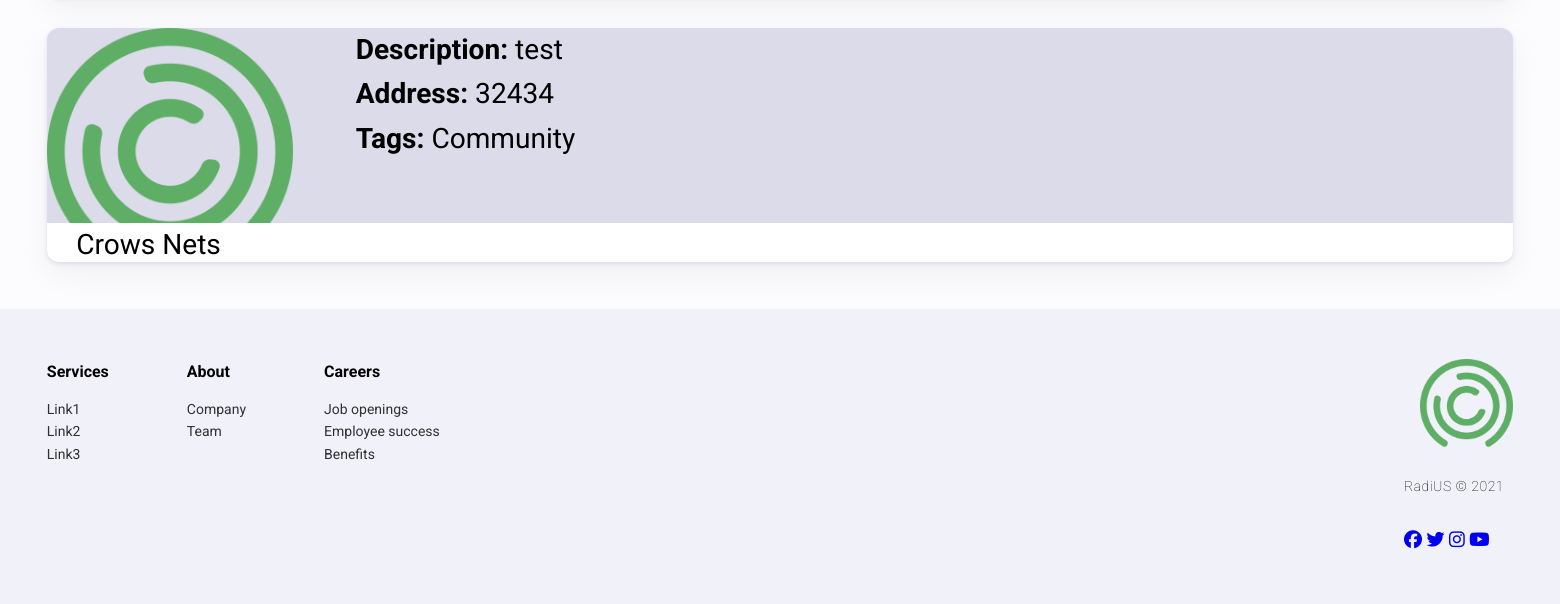
Before: /history (lower part) with the older database file.
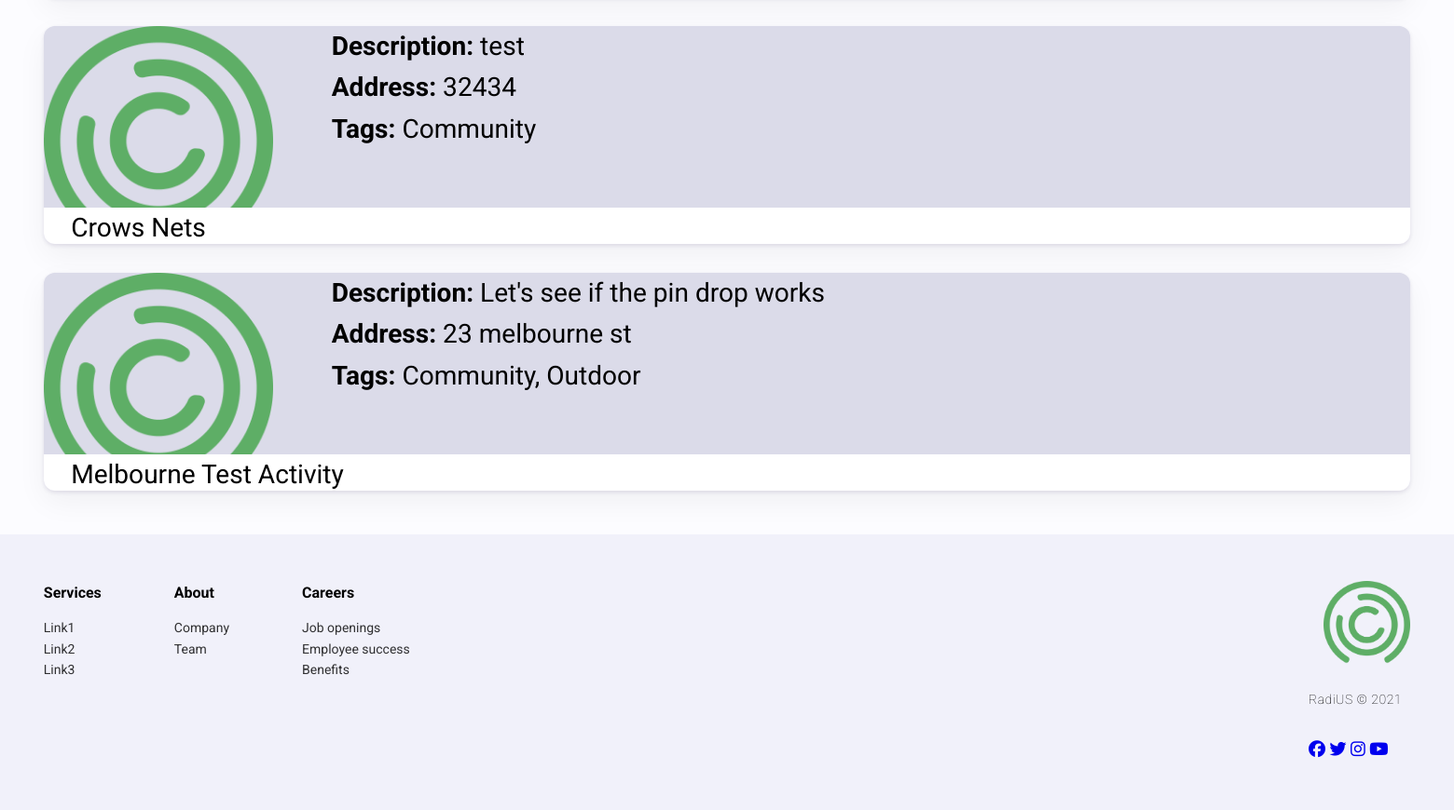
After: the same page with the newer database file.
### radius/models.py (models this page shows, shortened)
class Activity(models.Model):
    name = models.CharField(max_length=200, help_text='Activity Name')
    description = models.TextField(help_text='Activity Description')
    address = models.CharField(max_length=200, help_text='Activity Address')
    tags = models.ManyToManyField(ActivityTags, help_text='Select Tags')
    id = models.UUIDField(primary_key=True, default=uuid.uuid4,
                          help_text='Activity Key')
    datetime = models.DateTimeField(default=datetime.datetime.now())
    longitude = models.FloatField(default=151.7420)
    latitude = models.FloatField(default=-33.871846)
    image = models.ImageField(upload_to='images/', default='noimage.jpg')

class ActivityTags(models.Model):
    name = models.CharField(max_length=200, help_text='Enter a Tag (e.g. Community')
    def __str__(self):
        return self.name

### radius/views.py (the view)
# urls.py: path('history', views.history),
def history(request):
    activities = Activity.objects.all()
    return render(request, 'history.html', {'activities' :activities})

### radius/templates/history.html (shortened to what this page needs)
{% extends 'base.html' %}
{% load static %}
{% block content %}
<main>
{% include 'partials/activitycard-ext.html' %}
</main>
{% include 'partials/footer.html' %}
{% endblock %}

### radius/templates/partials/activitycard-ext.html
{% load static %}
{% if activities %}
        <div class="fav_activityList">
                {% for activity in activities %}
                        <div class="fav_activity_container">
                                <div class="fav_img"><img src="static/img/logo_icon.png" alt="{{ activity.name }}"></div>
                                <div class="fav_description">
                                        <b>Description: </b>{{ activity.description }}<br>
                                        <b>Address: </b>{{ activity.address }}<br>
                                        <b>Tags: </b>{{ activity.tags.all|join:", " }}<br>
                                </div>
                                <div class="fav_activity_title">{{ activity.name }}</div>
                        </div>
                {% endfor %}
{% endif %}
        </div>

Changed rows visible on the page:
added Activity: description "Let's see if the pin drop works", address "23 melbourne st", tags.all "Community, Outdoor", name "Melbourne Test Activity"
